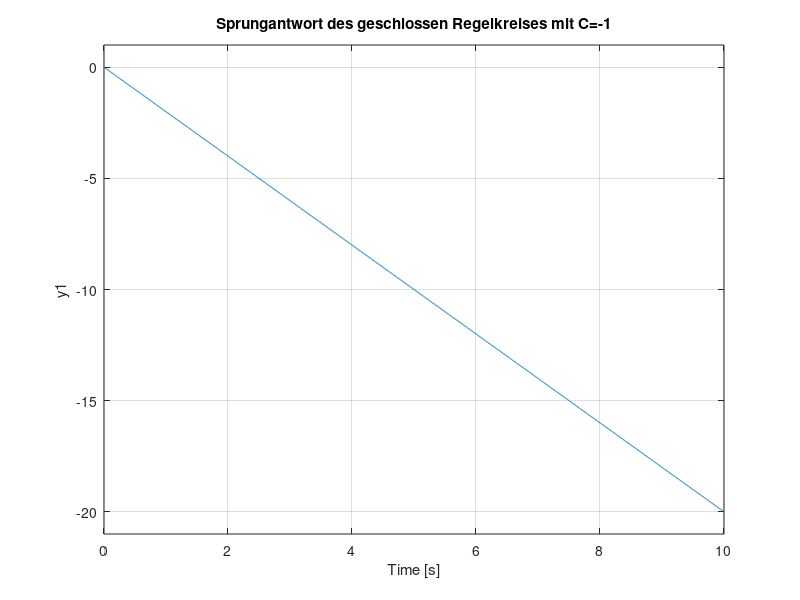
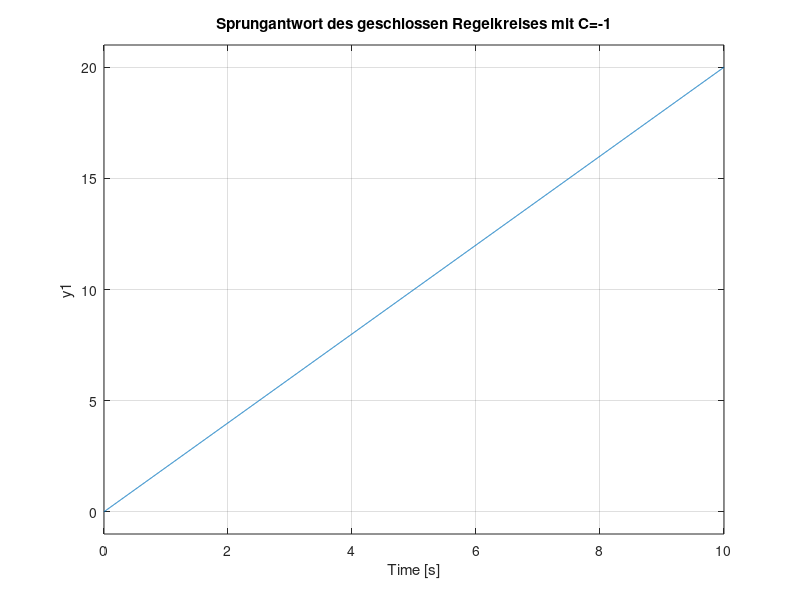

Here is the MATLAB script that generated these plots, in order: (Note: this script raises an error after producing the figures.)
%%%%%%%%%%%%%%%%%%%%%%%%%%%%%%%%%%%%%%%%%%
%               RT1 Assistenz
%                 Uebung 10
%             Nicolas Lanzetti
%                20.11.2015
%%%%%%%%%%%%%%%%%%%%%%%%%%%%%%%%%%%%%%%%%%


close all;
clear all;
clc;

s = tf('s');

%% Stabilitaet und Nyquist kriterium

% Asymptotisch stabile Strecke
P1 = 1/(0.5*s+1);

% Instabile Strecke
P2 = 1/(-0.5*s+1);

C = -1;

L1 = series(C,P1);
L2 = series(C,P2);

T1 = feedback(L1,1);
T2 = feedback(L2,1);

figure(1)
subplot(1,2,1)
nyquist(L1)
title(strcat('Nyquist Plot des offenen Regelkreises mit C=',num2str(C)))
subplot(1,2,2)
step(T1)
title(strcat('Sprungantwort des geschlossen Regelkreises mit C=',num2str(C)))

figure(2)
subplot(1,2,1)
nyquist(L2)
title(strcat('Nyquist Plot des offenen Regelkreises mit C=',num2str(C)))
subplot(1,2,2)
step(T2)
title(strcat('Sprungantwort des geschlossen Regelkreises mit C=',num2str(C)))


%% Spezifikationen

L = -10/(-s+8);
K = exp(-s);

figure(3)
subplot(1,2,1)
nyquist(L)
hold on
nyquist(K,{1e-5 2*pi})
legend('L(s)','Unit circle')
axis equal
title('Nyquist plot von L(s)=-10/(-s+8)')
subplot(1,2,2)
margin(L)